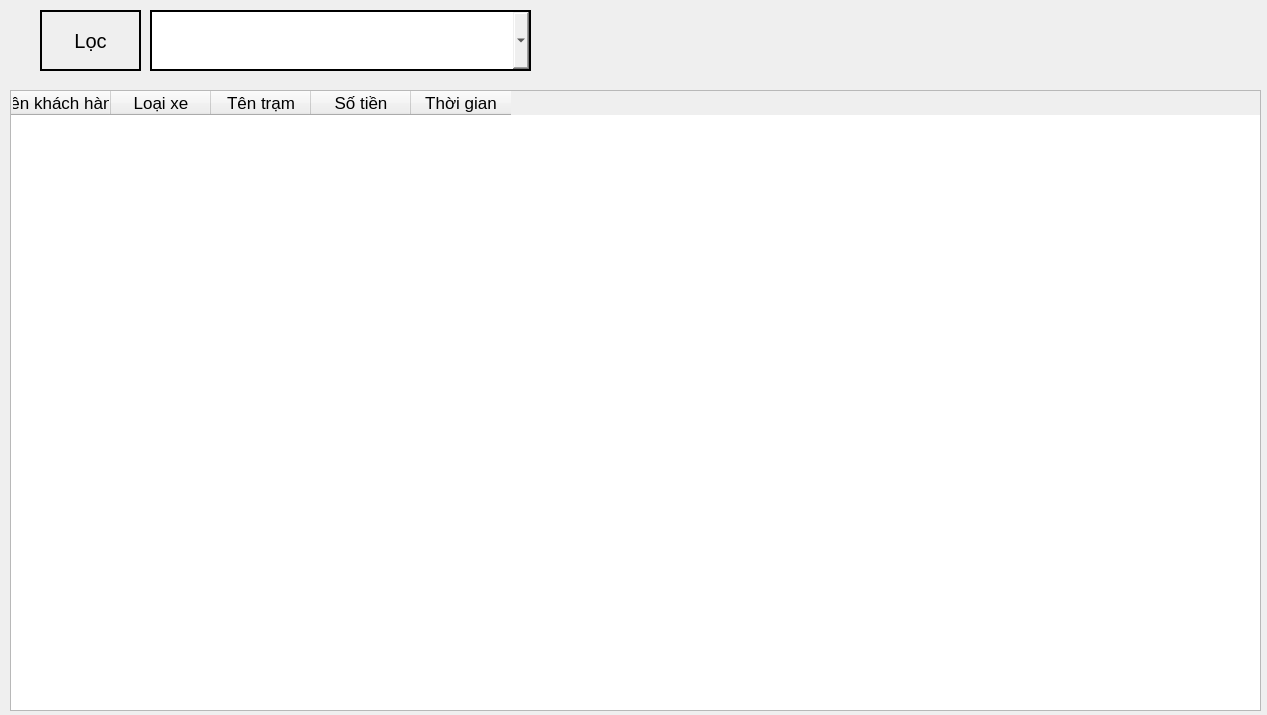
<?xml version="1.0" encoding="UTF-8"?>
<ui version="4.0">
 <class>Quanlilichsu</class>
 <widget class="QDialog" name="Quanlilichsu">
  <property name="geometry">
   <rect>
    <x>0</x>
    <y>0</y>
    <width>1267</width>
    <height>715</height>
   </rect>
  </property>
  <property name="windowTitle">
   <string>Dialog</string>
  </property>
  <widget class="QTableWidget" name="tableWidget">
   <property name="geometry">
    <rect>
     <x>10</x>
     <y>90</y>
     <width>1251</width>
     <height>621</height>
    </rect>
   </property>
   <property name="font">
    <font>
     <pointsize>13</pointsize>
    </font>
   </property>
   <column>
    <property name="text">
     <string>Tên khách hàng</string>
    </property>
   </column>
   <column>
    <property name="text">
     <string>Loại xe</string>
    </property>
   </column>
   <column>
    <property name="text">
     <string>Tên trạm</string>
    </property>
   </column>
   <column>
    <property name="text">
     <string>Số tiền</string>
    </property>
   </column>
   <column>
    <property name="text">
     <string>Thời gian</string>
    </property>
   </column>
  </widget>
  <widget class="QPushButton" name="buttonLoc">
   <property name="geometry">
    <rect>
     <x>40</x>
     <y>10</y>
     <width>101</width>
     <height>61</height>
    </rect>
   </property>
   <property name="font">
    <font>
     <pointsize>15</pointsize>
    </font>
   </property>
   <property name="styleSheet">
    <string notr="true">border: 2px solid black</string>
   </property>
   <property name="text">
    <string>Lọc</string>
   </property>
  </widget>
  <widget class="QComboBox" name="comboBoxTramThuPhi">
   <property name="geometry">
    <rect>
     <x>150</x>
     <y>10</y>
     <width>381</width>
     <height>61</height>
    </rect>
   </property>
   <property name="font">
    <font>
     <pointsize>15</pointsize>
    </font>
   </property>
   <property name="styleSheet">
    <string notr="true">border: 2px solid black</string>
   </property>
  </widget>
  <widget class="QLabel" name="lblsoluong">
   <property name="geometry">
    <rect>
     <x>1090</x>
     <y>20</y>
     <width>161</width>
     <height>41</height>
    </rect>
   </property>
   <property name="font">
    <font>
     <pointsize>15</pointsize>
    </font>
   </property>
   <property name="text">
    <string/>
   </property>
  </widget>
 </widget>
 <resources/>
 <connections/>
</ui>
